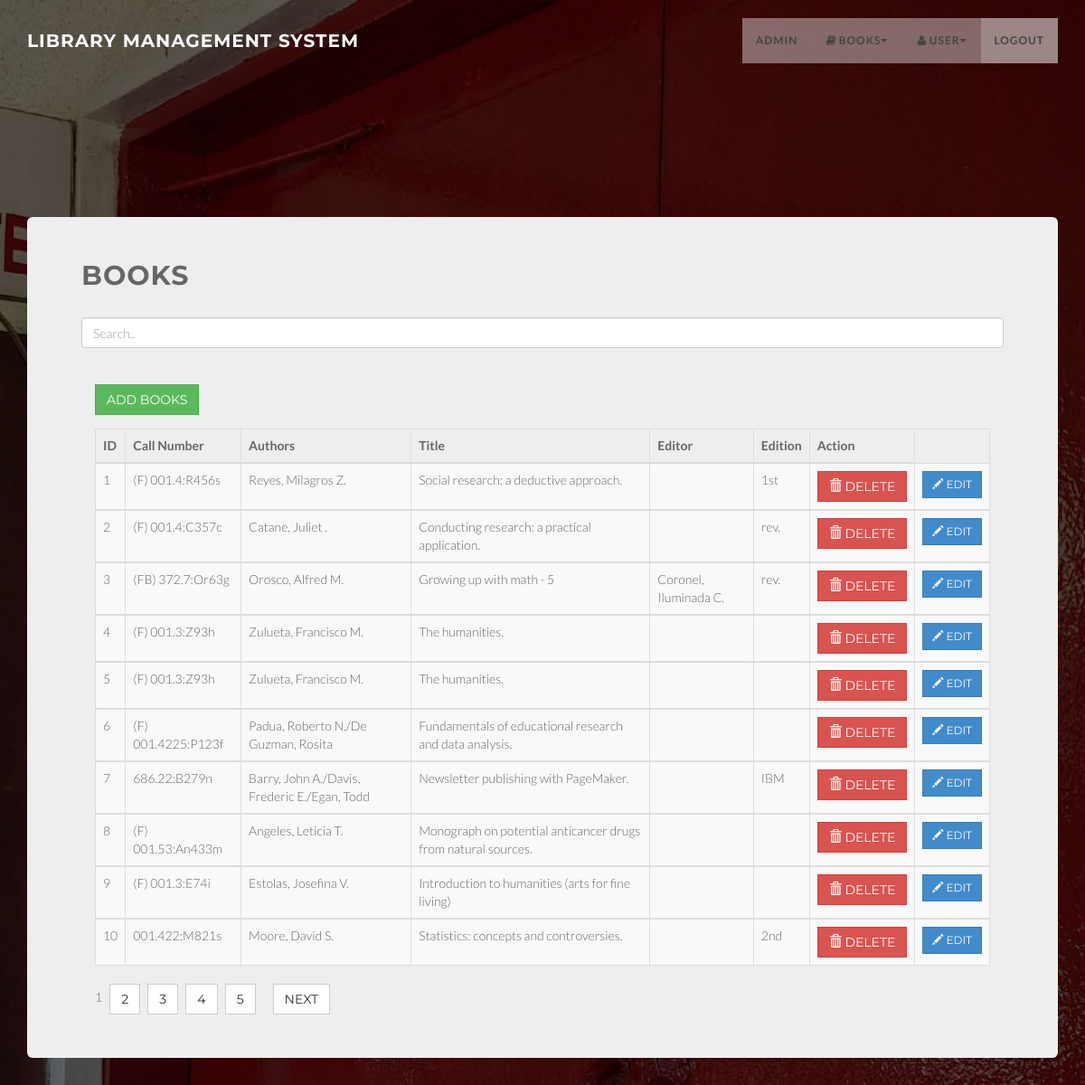
/manage.php, run on the app's committed database.
### tables this page shows
CREATE TABLE `add_book_records_copy` (
  `ID` int(100) NOT NULL AUTO_INCREMENT,
  `Call_Numbers` varchar(200) DEFAULT '',
  `Authors` varchar(100) DEFAULT NULL,
  `Title` varchar(200) DEFAULT NULL,
  `Editor` varchar(200) DEFAULT NULL,
  `Edition` varchar(200) DEFAULT NULL,
  `Place_Of_Publ` varchar(200) DEFAULT NULL,
  `Publisher` varchar(200) DEFAULT NULL,
  `Date_Of_Publ` varchar(200) DEFAULT NULL,
  `Page_No` varchar(200) DEFAULT NULL,
  `Series` varchar(200) DEFAULT NULL,
  `Notation1` varchar(200) DEFAULT NULL,
  `Notation2` varchar(200) DEFAULT NULL,
  `ISBN_No` varchar(200) DEFAULT NULL,
  `ISSN_No` varchar(200) DEFAULT NULL,
  `Accession_No` varchar(200) DEFAULT NULL,
  `Subject` varchar(200) DEFAULT NULL,
  `Quantities` varchar(200) DEFAULT NULL,
  `Total_remaining_books` varchar(200) DEFAULT NULL,
  `Abstractt` varchar(200) DEFAULT NULL,
  PRIMARY KEY (`ID`),
  KEY `Title` (`Place_Of_Publ`)
);

### manage.php (the view, shortened to what this page needs)
<?php
include 'conn.php';
include ('pagination.php');
$sql = "SELECT * FROM add_book_records_copy";
$result = mysqli_query($conn, $sql);
 ?>
<!DOCTYPE html>
<html lang="en">
<head>
  <link href="css/bootstrap.min.css" rel="stylesheet" type="text/css">
  <link href="css/style.css" rel="stylesheet" type="text/css">
  <link href="font-awesome/css/font-awesome.min.css" rel="stylesheet" type="text/css">
  <link href="css/animate.css" rel="stylesheet" />
  <link href="css/style.css" rel="stylesheet">
  <link href="color/default.css" rel="stylesheet">
</head>
<body>
  <nav class="navbar navbar-custom navbar-fixed-top" role="navigation">
    <div class="container">
      <div class="navbar-header page-scroll">
        <a class="navbar-brand" href="index.php">
          <h1 style="color: white;">Library Management System</h1>
        </a>
      </div>
      <div class="collapse navbar-collapse navbar-right navbar-main-collapse">
        <ul class="nav navbar-nav">
          <li class=""><a href="admin.php">Admin</a></li>
          <li class="dropdown">
                    <a class="dropdown-toggle" data-toggle="dropdown" href="#">
                        <i class="fa fa-book fa-fw"></i>Books<i class="fa fa-caret-down"></i>
                    </a>
                        </li>
                    </ul>
                <li class="dropdown">
                    <a class="dropdown-toggle" data-toggle="dropdown" href="#">
                        <i class="fa fa-user fa-fw"></i>User<i class="fa fa-caret-down"></i>
                    </a>
                        </li>
                    <li class="active"><a href="index.php">Logout</a></li>
      </div>
    </div>
  </nav>
  <section id="intro" class="intro">
<div class="container">
  <div class="jumbotron">
  <h2>BOOKS</h2>
  <input class="form-control" id="myInput" type="text" placeholder="Search..">
  <br>
  <div class="container " style="margin-top: 5px">
  </div>
  <div class="container">
    <button class="btn btn-success" data-toggle="modal" data-target="#addData">Add Books</button>
  <table id="mytable" class="table table-bordered table-striped">
    <thead>
      <tr>
        <th>ID</th>
        <th>Call Number</th>
        <th>Authors</th>
        <th>Title</th>
        <th>Editor</th>
        <th>Edition</th>
        <th>Action</th>
      </tr>
    </thead>
<?php
if ($result->num_rows > 0) {
          while ($row = $result->fetch_assoc()) {
               while($row = mysqli_fetch_array($query)){
                  ?>
                  <tbody id="myTable">
                    <tr>
                      <td><?php echo $row['ID']; ?></td>
                      <td><?php echo $row['Call_Numbers']; ?></td>
                      <td><?php echo $row['Authors']; ?></td>
                      <td><?php echo $row['Title']; ?></td>
                      <td><?php echo $row['Editor']; ?></td>
                      <td><?php echo $row['Edition']; ?></td>
                        <td><button class="btn btn-danger">
                          <i class="glyphicon glyphicon-trash"></i>
                          <a style="color: white;" href="manage.php?delete= <?php echo $row['ID']; ?>" onclick = "return confirm('Are you sure?');">Delete</a>
                            </button>
                        </td>
                      <?php
                      echo'
                      <td><button class="btn btn-primary btn-sm" data-target="#editModal'.$row['ID'].'" data-toggle="modal"><i class="glyphicon glyphicon-pencil" aria-hidden="true"></i> Edit</button></td>
                      '; ?>
                    </tr>
                  </tbody>
                  <?php
                }
           }
  }
?>
  </table>
  <div id="pagination_controls"><?php echo $paginationCtrls; ?>
  </div>
  </div>
  <div class="col-lg-2">
  </div>
</div>
</div>
</section>
</body>
</html>

### pagination.php (shortened to what this page needs)
<?php
	include("conn.php");
	$query=mysqli_query($conn,"select count(ID) from `add_book_records_copy`");
	$row = mysqli_fetch_row($query);
	$rows = $row[0];
	$page_rows = 10;
	$last = ceil($rows/$page_rows);
	$pagenum = 1;
	$limit = 'LIMIT ' .($pagenum - 1) * $page_rows .',' .$page_rows;
	$query=mysqli_query($conn,"select * from `add_book_records_copy` $limit");
	$paginationCtrls = '';
	if($last != 1){
	$paginationCtrls .= ''.$pagenum.' &nbsp; ';
	for($i = $pagenum+1; $i <= $last; $i++){
		$paginationCtrls .= '<a href="'.$_SERVER['PHP_SELF'].'?pn='.$i.'" class="btn btn-default">'.$i.'</a> &nbsp; ';
		if($i >= $pagenum+4){
			break;
		}
	}
    if ($pagenum != $last) {
        $next = $pagenum + 1;
        $paginationCtrls .= ' &nbsp; &nbsp; <a href="'.$_SERVER['PHP_SELF'].'?pn='.$next.'" class="btn btn-default">Next</a> ';
    }
	}
?>

### css/style.css (style rules this page uses)
body { width: 100%; height: 100%; font-family: 'Lato',sans-serif; font-weight: 300; color: #666; background: url(../img/bg2.jpg) no-repeat; background-size: cover; }
html { width: 100%; height: 100%; }
h1, h2, h3, h4, h5, h6 { margin: 0 0 30px; text-transform: uppercase; font-family: Montserrat,sans-serif; font-weight: 700; letter-spacing: 1px; }
a { color: #28c3ab; -webkit-transition: all .2s ease-in-out; -moz-transition: all .2s ease-in-out; transition: all .2s ease-in-out; }
.navbar { margin-bottom: 0; border-bottom: 1px solid rgba(255,255,255,.3); }
.navbar-brand { font-weight: 700; }
.navbar-brand { height: 40px; padding: 5px 15px; font-size: 18px; line-height: 1em; }
.navbar-brand h1 { color: #fff; font-size: 20px; line-height: 40px; }
.nav.navbar-nav { background-color: rgba(255,255,255,.4); }
.navbar-custom ul.nav li a { font-size: 12px; letter-spacing: 1px; color: #444; text-transform: uppercase; font-weight: 700; }
.navbar-custom .nav li a { -webkit-transition: background .3s ease-in-out; -moz-transition: background .3s ease-in-out; transition: background .3s ease-in-out; }
.navbar-custom .nav li a:hover, .navbar-custom .nav li a:focus, .navbar-custom .nav li.active { outline: 0; background-color: rgba(255,255,255,.2); }
.intro { width:100%; position:relative; background: url(../img/bg2.jpg) no-repeat top center; background-size: cover; height: auto; }
#intro.intro { padding:20% 0 0 0; }
.btn { border-radius: 0; text-transform: uppercase; font-family: Montserrat,sans-serif; font-weight: 400; -webkit-transition: all .3s ease-in-out; -moz-transition: all .3s ease-in-out; transition: all .3s ease-in-out; }
@media (min-width:767px) { .navbar { padding: 20px 0; border-bottom: 0; letter-spacing: 1px; background: 0 0; -webkit-transition: background .5s ease-in-out,padding .5s ease-in-out; -moz-transition: background .5s ease-in-out,padding .5s ease-in-out; transition: background .5s ease-in-out,padding .5s ease-in-out; } }
@media (min-width:767px) { .intro { height: 100%; padding: 0; } }

### color/default.css (style rules this page uses)
a,.tp-caption a.btn:hover { color: #67b0d1; }

### data on the page
add_book_records_copy: ID "1", Call_Numbers "(F) 001.4:R456s", Authors "Reyes, Milagros Z.", Title "Social research: a deductive approach.", Edition "1st"
add_book_records_copy: ID "2", Call_Numbers "(F) 001.4:C357c", Authors "Catane, Juliet .", Title "Conducting research: a practical application.", Edition "rev."
add_book_records_copy: ID "3", Call_Numbers "(FB) 372.7:Or63g", Authors "Orosco, Alfred M.", Title "Growing up with math - 5", Editor "Coronel, Iluminada C.", Edition "rev."
add_book_records_copy: ID "4", Call_Numbers "(F) 001.3:Z93h", Authors "Zulueta, Francisco M.", Title "The humanities."
add_book_records_copy: ID "5", Call_Numbers "(F) 001.3:Z93h", Authors "Zulueta, Francisco M.", Title "The humanities."
add_book_records_copy: ID "6", Call_Numbers "(F) 001.4225:P123f", Authors "Padua, Roberto N./De Guzman, Rosita", Title "Fundamentals of educational research and data analysis."
add_book_records_copy: ID "7", Call_Numbers "686.22:B279n", Authors "Barry, John A./Davis, Frederic E./Egan, Todd", Title "Newsletter publishing with PageMaker.", Edition "IBM"
add_book_records_copy: ID "8", Call_Numbers "(F) 001.53:An433m", Authors "Angeles, Leticia T.", Title "Monograph on potential anticancer drugs from natural sources."
add_book_records_copy: ID "9", Call_Numbers "(F) 001.3:E74i", Authors "Estolas, Josefina V.", Title "Introduction to humanities (arts for fine living)"
add_book_records_copy: ID "10", Call_Numbers "001.422:M821s", Authors "Moore, David S.", Title "Statistics: concepts and controversies.", Edition "2nd"
